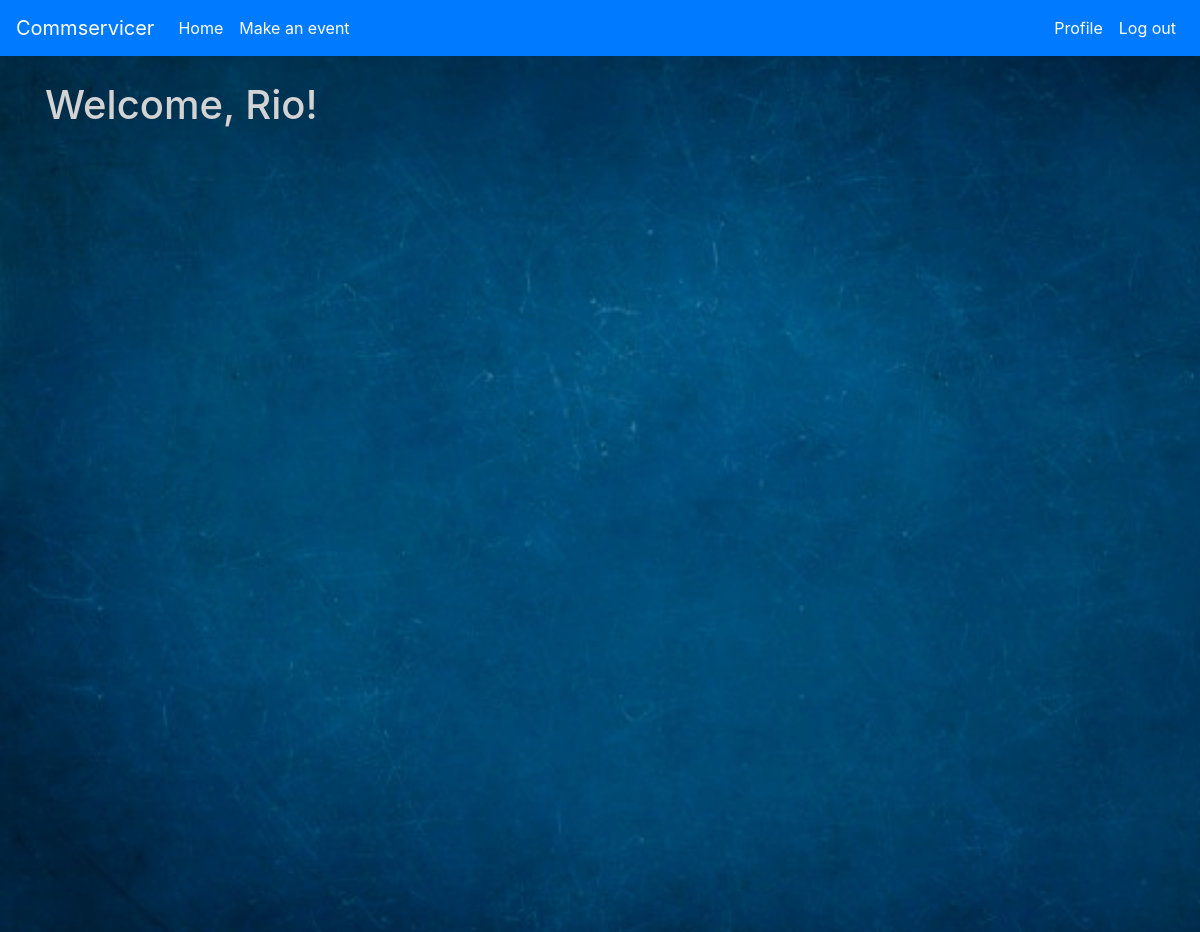
The page /index (signed in) on the database as committed earlier.
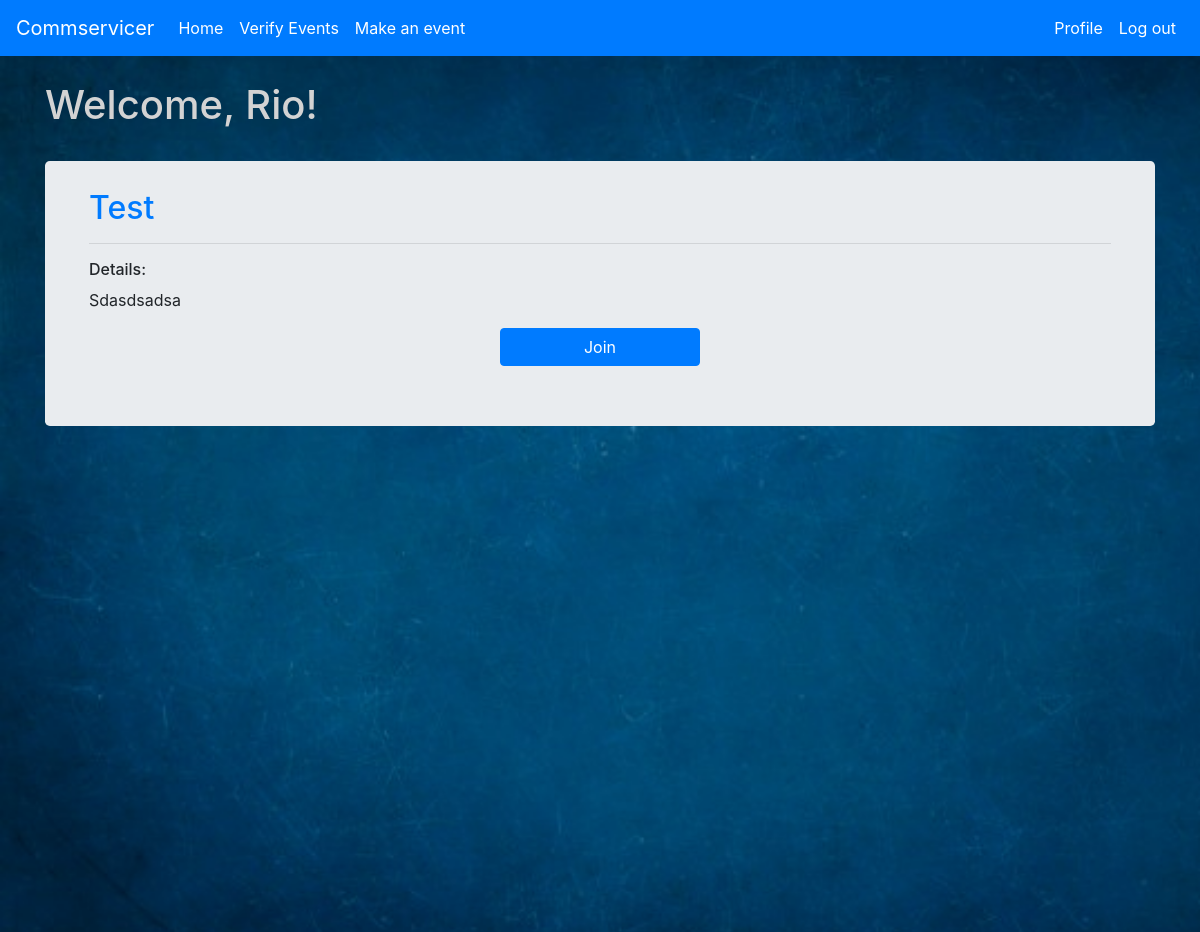
The same page on the database as committed later.
### app/models.py (models this page shows, shortened)
class User(UserMixin, db.Model):
    id = db.Column(db.Integer,primary_key=True)
    username = db.Column(db.String(128),index=True,unique=True,nullable=False)
    email = db.Column(db.String(128), index=True, unique=True, nullable=False)
    password = db.Column(db.String(128),nullable=False)
    user_level = db.Column(db.Integer,nullable= False,default=3)
    posts = db.relationship('Post', backref='author', lazy='dynamic')
    about_me = db.Column(db.String(140))
    last_seen = db.Column(db.DateTime, default=datetime.utcnow)

class Post(db.Model):
    id = db.Column(db.Integer, primary_key=True)
    title = db.Column(db.String(100),nullable = False , index = True)
    body = db.Column(db.String(1000))
    timestamp = db.Column(db.DateTime, index=True, default=datetime.now())
    start_time  = db.Column(db.DateTime, index=True)
    user_id = db.Column(db.Integer, db.ForeignKey('user.id'),nullable=False)
    max_participant = db.Column(db.Integer)
    verified = db.Column(db.BOOLEAN,nullable=False,default = False)
    participant_count = db.relationship('User', secondary=participants,
                                        primaryjoin =(participants.c.post_id == id),
                                        secondaryjoin =(participants.c.user_id == User.id),
                                        backref=db.backref('Post',lazy=True), lazy=True)
    def has_joined(self, user):
        return Post.query.filter(participants.c.user_id == user.id, participants.c.post_id == self.id).count()> 0

### app/routes.py (the view)
@app.route('/')
@app.route('/index')
@login_required
def index():
    page = request.args.get('page',1,type = int)
    posts = Post.query.filter_by(verified=True).order_by(Post.timestamp.desc())
    posts = posts.paginate(page, app.config['EVENTS_PER_PAGE'],False)
    form = EmptyForm()
    verify = False
    if posts.has_next:
        next_url = url_for('index', page=posts.next_num)
    else:
        next_url = None
    if posts.has_prev:
        prev_url = url_for('index', page=posts.next_num)
    else:
        prev_url = None
    return render_template('index.html',title='Home Page',
                           posts=posts.items, user = current_user,form = form,verify = verify,
                           next_url=next_url, prev_url=prev_url)

### app/forms.py
class EmptyForm(FlaskForm):
    submit = SubmitField('Submit')

### app/models.py (called while the page is built)
@login.user_loader
def load_user(id):
    return User.query.get(int(id))

### app/routes.py (called while the page is built)
@app.before_request
def before_request():
    if current_user.is_authenticated:
        current_user.last_seen = datetime.now()
        db.session.commit()

### app/templates/index.html (shortened to what this page needs)
{%  extends "base.html"%}
{%  block content %}
     <div class="container pt-5 pb-5">
		 <h1 style="color: lightgray;">Welcome, {{ current_user.username }}!</h1>
		 <br>
	    {% for post in posts  %}
	        {% include '_post.html' %}
	    {%  endfor %}
	</div>
{%  endblock %};

### app/templates/base.html (shortened to what this page needs)
<!DOCTYPE html>
<html lang="en">
<head>
    <link rel="stylesheet" href="https://maxcdn.bootstrapcdn.com/bootstrap/4.4.1/css/bootstrap.min.css">
    <link rel="stylesheet" type="text/css" href="{{ url_for('static', filename='css/custom.css') }}">
</head>
<body>
    <div>
        {%  if current_user.is_anonymous %}
        <nav class="navbar navbar-expand-sm bg-primary navbar-dark fixed-top">
            <a class="navbar-brand" href="#">Commservicer</a>
            <ul class="navbar-nav">
                <li class="nav-item active">
                    <a class="nav-link" href="{{ url_for('index') }}">Home</a>
                </li>
            </ul>
            <ul class="navbar-nav ml-auto">
                <li class="nav-item active">
                    <a class="nav-link" href="{{ url_for('login') }}">Login</a>
                </li>
                <li class="nav-item active">
                    <a class="nav-link" href="{{ url_for('register') }}">Register</a>
                </li>
            </ul>
        </nav>
        {% else %}
        <nav class="navbar navbar-expand-sm bg-primary navbar-dark fixed-top">
            <a class="navbar-brand" href="#">Commservicer</a>
            <ul class="navbar-nav">
                <li class="nav-item active">
                    <a class="nav-link" href="{{ url_for('index') }}">Home</a>
                </li>
                {% if current_user.user_level < 3 %}
                <li class="nav-item active">
                    <a class="nav-link" href="{{ url_for('verify_events') }}">Verify Events</a>
                </li>
                    {%  endif %}
                <li class="nav-item active">
                    <a class="nav-link" href="{{ url_for('make_event') }}">Make an event</a>
                </li>
            </ul>
            <ul class="navbar-nav ml-auto">
                <li class="nav-item active">
                    <a class="nav-link" href="{{ url_for('user', username= current_user.username) }}">Profile</a>
                </li>
                <li class="nav-item active">
                    <a class="nav-link" href="{{ url_for('logout') }}">Log out</a>
                </li>
            </ul>
        </nav>
        {% endif %}
    </div>
    <div class="view" style="background-image: url('static/images/bluebg.jpg'); background-size: cover;
                        -webkit-background-size: cover; -moz-background-size: cover; -o-background-size: cover; height: 100%; width: 100%; position: absolute;">
    {% block content %}
    {% endblock content %}
    </div>
</body>
</html>

### app/templates/_post.html (shortened to what this page needs)
<div class="jumbotron pt-3 pb-3">
     <table class="table table-borderless" style="width: 100%">
        <tr valign="top">
            <td>
                <a href="{{ url_for('event_details', id=post.id) }}">
                    <h2 class="text-capitalize">{{ post.title }}</h2>
                </a>
                <hr>
                <h6>Details:</h6>
                <p class="text-capitalize">{{ post.body }}<p>
                {% if not post.has_joined(user)%}
                    <form action="{{ url_for('join', id =post.id) }}" method="post">
                        <div class="form-group text-center">
                            {{ form.submit(value='Join', class="btn btn-primary", style="width:200px;") }}
                        </div>
                    </form>
                {% endif %}
            </td>
        </tr>
    </table>
 </div>
 <br>

Rows that differ between the two databases and show on the page:
changed User "Rio": user_level 3 → 1 (drawn)
added Post: title "Test", body "Sdasdsadsa"
Other text that changed with them:
text now shown: "Verify Events"
